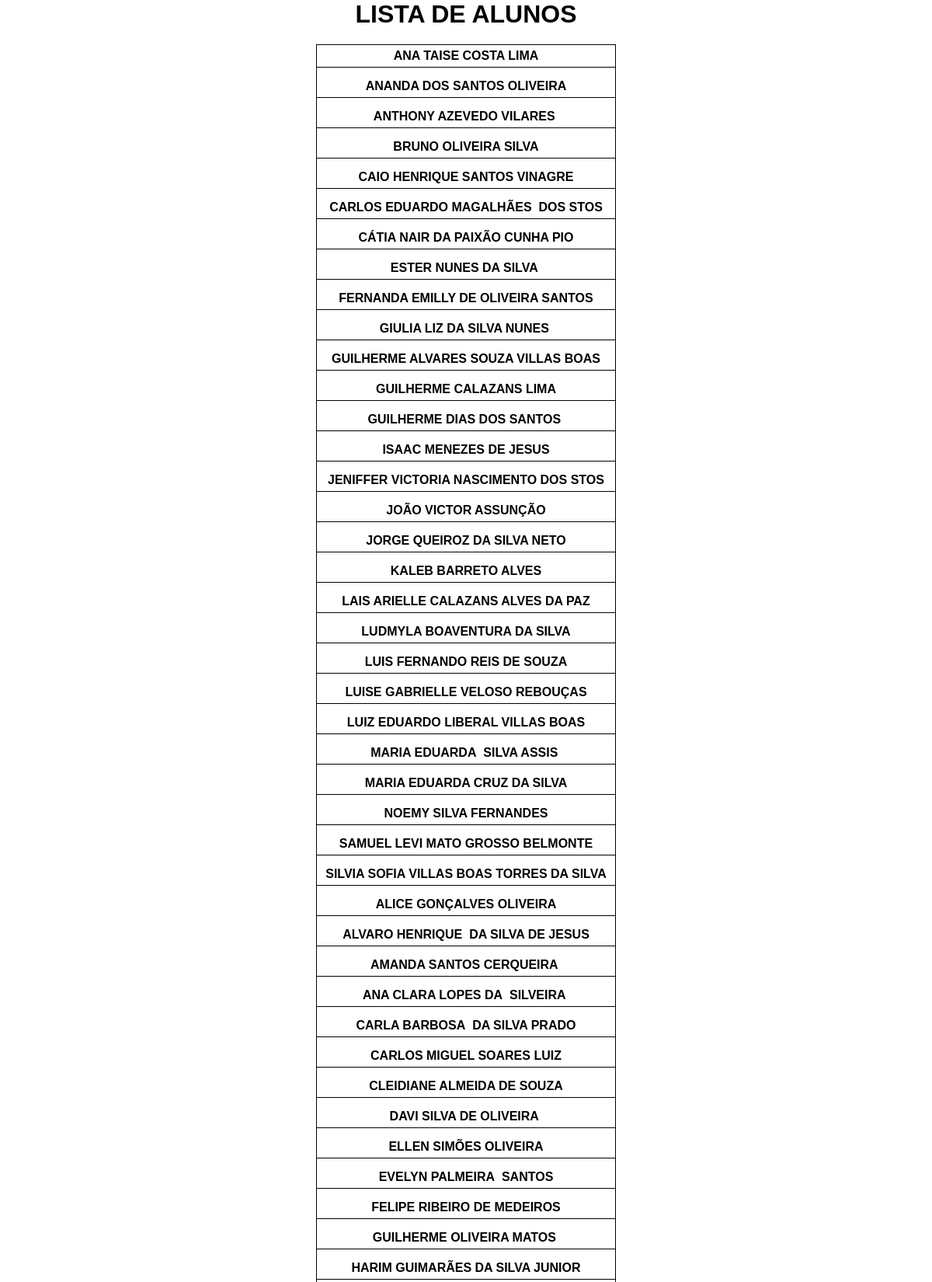
The page / (upper part) on the database its author committed.
### tables this page shows
CREATE TABLE `financeiro` (
  `id` int(11) NOT NULL,
  `aluno` varchar(100) NOT NULL,
  `jan` float NOT NULL,
  `fev` float NOT NULL,
  `mar` float NOT NULL,
  `abr` float NOT NULL,
  `mai` float NOT NULL,
  `jun` float NOT NULL,
  `jul` float NOT NULL,
  `ago` float NOT NULL,
  `setembro` float NOT NULL,
  `outubro` float NOT NULL,
  `nov` float NOT NULL,
  `dez` float NOT NULL,
  `data_mensalidade` int(2) NOT NULL,
  `date_register` timestamp NOT NULL DEFAULT current_timestamp(),
  `status` int(1) NOT NULL
);

### bd/alunosQuery.php (called while the page is built, shortened)
<?php
include_once 'connection.php';
$getAlunos = "SELECT *,aluno AS nome FROM financeiro";
$result = mysqli_query($con, $getAlunos);
$alunos = mysqli_fetch_all($result, MYSQLI_ASSOC);

### index.php (the view, shortened to what this page needs)
<!DOCTYPE html>
<html lang="en">
<head>
    <link rel="stylesheet" href="css/index.css">
</head>
<body>
    <main id="container">
        <h1 class="title">Lista de alunos</h1>
        <ul id="container-alunos">
            <?php
            include_once "./bd/alunosQuery.php";
            for ($i = 0; $i < count($alunos); $i++) {
                $aluno = $alunos[$i];
                for ($index = 0; $index < 1; $index++) {
                    echo "<li><a href='carne.php?id=$aluno[id]' target='_blank' rel='noopener noreferrer'>$aluno[nome]</a></li>";
                }
            }
            ?>
        </ul>
    </main>
</body>
</html>

### css/index.css (style rules this page uses)
* { margin: 0; padding: 0; box-sizing: border-box; font-family: Arial, Helvetica, sans-serif; }
ul, li { list-style: none; }
a { text-decoration: none; }
#container, #container-alunos { display: flex; flex-direction: column; align-items: center; }
.title { text-transform: uppercase; }
#container-alunos { border: 1px solid #000; margin: 20px 0; }
#container-alunos li { padding: 5px 0; width: 100%; border-bottom: 1px solid #000; text-align: center; }
#container-alunos li + li { margin-top: 10px; }
#container-alunos li a { text-transform: uppercase; transition: all 0.1s; font-weight: bold; color: #000; }

### rows shown on the page
financeiro: aluno "ANA TAISE COSTA LIMA"
financeiro: aluno "ANANDA DOS SANTOS OLIVEIRA"
financeiro: aluno "ANTHONY AZEVEDO VILARES"
financeiro: aluno "BRUNO OLIVEIRA SILVA"
financeiro: aluno "CAIO HENRIQUE SANTOS VINAGRE"
financeiro: aluno "CARLOS EDUARDO MAGALHÃES DOS STOS"
financeiro: aluno "CÁTIA NAIR DA PAIXÃO CUNHA PIO"
financeiro: aluno "ESTER NUNES DA SILVA"
financeiro: aluno "FERNANDA EMILLY DE OLIVEIRA SANTOS"
financeiro: aluno "GIULIA LIZ DA SILVA NUNES"
financeiro: aluno "GUILHERME ALVARES SOUZA VILLAS BOAS"
financeiro: aluno "GUILHERME CALAZANS LIMA"
financeiro: aluno "GUILHERME DIAS DOS SANTOS"
financeiro: aluno "ISAAC MENEZES DE JESUS"
financeiro: aluno "JENIFFER VICTORIA NASCIMENTO DOS STOS"
financeiro: aluno "JOÃO VICTOR ASSUNÇÃO"
financeiro: aluno "JORGE QUEIROZ DA SILVA NETO"
financeiro: aluno "KALEB BARRETO ALVES"
financeiro: aluno "LAIS ARIELLE CALAZANS ALVES DA PAZ"
financeiro: aluno "LUDMYLA BOAVENTURA DA SILVA"
financeiro: aluno "LUIS FERNANDO REIS DE SOUZA"
financeiro: aluno "LUISE GABRIELLE VELOSO REBOUÇAS"
financeiro: aluno "LUIZ EDUARDO LIBERAL VILLAS BOAS"
financeiro: aluno "MARIA EDUARDA SILVA ASSIS"
financeiro: aluno "MARIA EDUARDA CRUZ DA SILVA"
financeiro: aluno "NOEMY SILVA FERNANDES"
financeiro: aluno "SAMUEL LEVI MATO GROSSO BELMONTE"
financeiro: aluno "SILVIA SOFIA VILLAS BOAS TORRES DA SILVA"
financeiro: aluno "ALICE GONÇALVES OLIVEIRA"
financeiro: aluno "ALVARO HENRIQUE DA SILVA DE JESUS"
financeiro: aluno "AMANDA SANTOS CERQUEIRA"
financeiro: aluno "ANA CLARA LOPES DA SILVEIRA"
financeiro: aluno "CARLA BARBOSA DA SILVA PRADO"
financeiro: aluno "CARLOS MIGUEL SOARES LUIZ"
financeiro: aluno "CLEIDIANE ALMEIDA DE SOUZA"
financeiro: aluno "DAVI SILVA DE OLIVEIRA"
financeiro: aluno "ELLEN SIMÕES OLIVEIRA"
financeiro: aluno "EVELYN PALMEIRA SANTOS"
financeiro: aluno "FELIPE RIBEIRO DE MEDEIROS"
financeiro: aluno "GUILHERME OLIVEIRA MATOS"
financeiro: aluno "HARIM GUIMARÃES DA SILVA JUNIOR"
